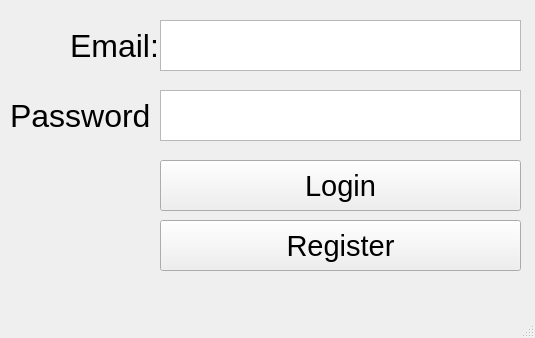
<?xml version="1.0" encoding="UTF-8"?>
<ui version="4.0">
 <class>MainWindow</class>
 <widget class="QMainWindow" name="MainWindow">
  <property name="geometry">
   <rect>
    <x>0</x>
    <y>0</y>
    <width>535</width>
    <height>338</height>
   </rect>
  </property>
  <property name="windowTitle">
   <string>MainWindow</string>
  </property>
  <widget class="QWidget" name="centralwidget">
   <widget class="QLabel" name="label">
    <property name="geometry">
     <rect>
      <x>70</x>
      <y>20</y>
      <width>141</width>
      <height>51</height>
     </rect>
    </property>
    <property name="font">
     <font>
      <pointsize>24</pointsize>
     </font>
    </property>
    <property name="text">
     <string>Email:</string>
    </property>
   </widget>
   <widget class="QTextEdit" name="emailEdit">
    <property name="geometry">
     <rect>
      <x>160</x>
      <y>20</y>
      <width>361</width>
      <height>51</height>
     </rect>
    </property>
    <property name="font">
     <font>
      <pointsize>22</pointsize>
     </font>
    </property>
   </widget>
   <widget class="QLabel" name="label_2">
    <property name="geometry">
     <rect>
      <x>10</x>
      <y>90</y>
      <width>141</width>
      <height>51</height>
     </rect>
    </property>
    <property name="font">
     <font>
      <pointsize>24</pointsize>
     </font>
    </property>
    <property name="text">
     <string>Password:</string>
    </property>
   </widget>
   <widget class="QTextEdit" name="passwordEdit">
    <property name="geometry">
     <rect>
      <x>160</x>
      <y>90</y>
      <width>361</width>
      <height>51</height>
     </rect>
    </property>
    <property name="font">
     <font>
      <pointsize>22</pointsize>
     </font>
    </property>
   </widget>
   <widget class="QPushButton" name="loginButton">
    <property name="geometry">
     <rect>
      <x>160</x>
      <y>160</y>
      <width>361</width>
      <height>51</height>
     </rect>
    </property>
    <property name="font">
     <font>
      <pointsize>22</pointsize>
     </font>
    </property>
    <property name="text">
     <string>Login</string>
    </property>
   </widget>
   <widget class="QPushButton" name="registerButton">
    <property name="geometry">
     <rect>
      <x>160</x>
      <y>220</y>
      <width>361</width>
      <height>51</height>
     </rect>
    </property>
    <property name="font">
     <font>
      <pointsize>22</pointsize>
     </font>
    </property>
    <property name="text">
     <string>Register</string>
    </property>
   </widget>
  </widget>
  <widget class="QMenuBar" name="menubar">
   <property name="geometry">
    <rect>
     <x>0</x>
     <y>0</y>
     <width>535</width>
     <height>22</height>
    </rect>
   </property>
  </widget>
  <widget class="QStatusBar" name="statusbar"/>
 </widget>
 <resources/>
 <connections/>
</ui>
